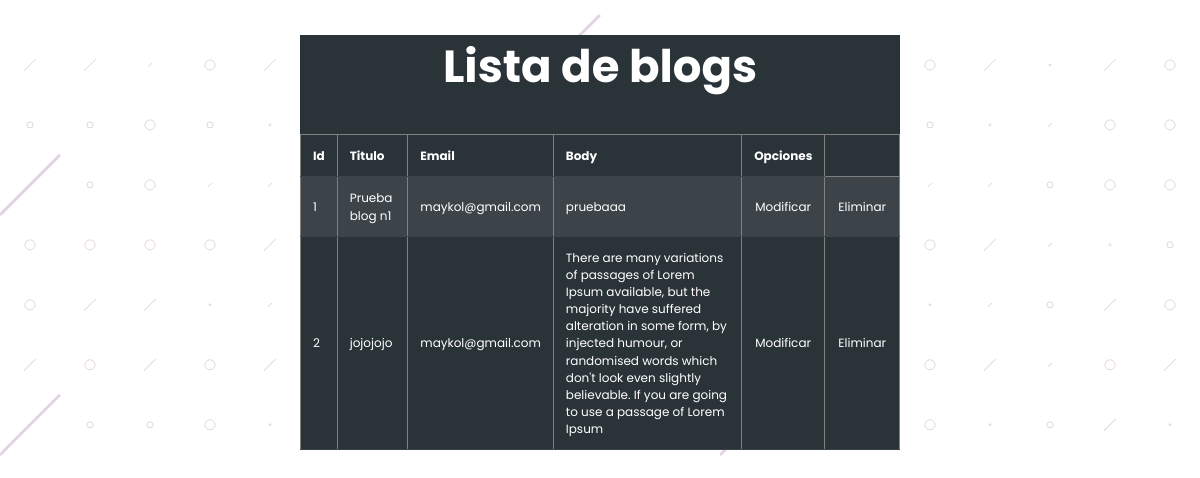
The app's page /listadoblogs/, older data.
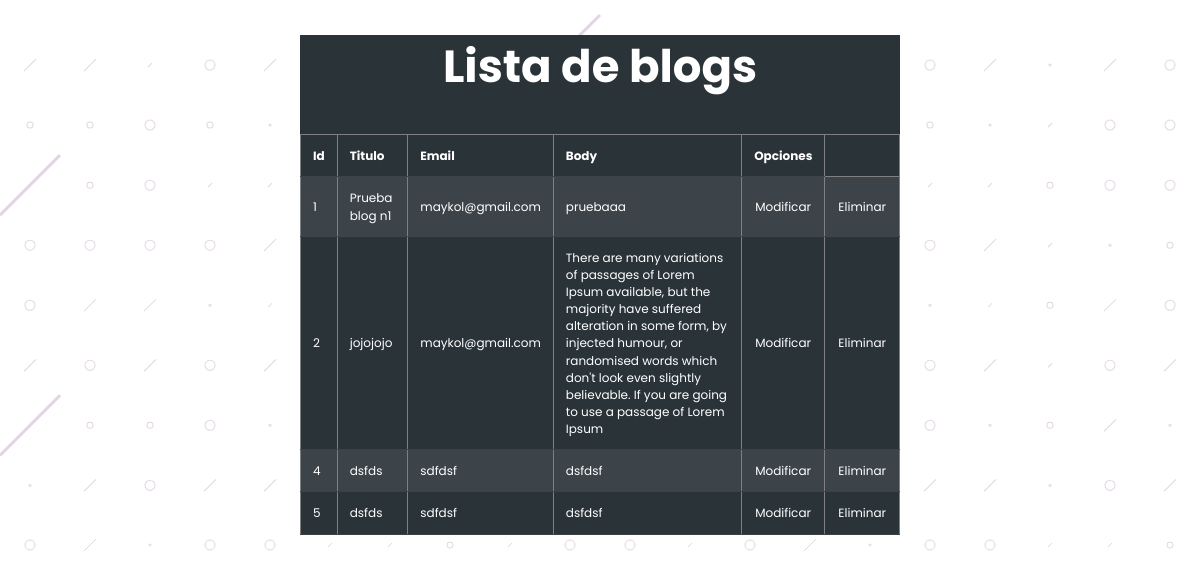
The same page, newer data.
### core/models.py (models this page shows, shortened)
class Blog(models.Model):
    idBlog = models.AutoField(primary_key=True, null=False, blank=False)
    name = models.CharField(max_length=20, null=False, blank=False)
    email = models.CharField(max_length=20, null=False, blank=False)
    body = models.CharField(max_length=500, null=False, blank=False)

### core/views.py (the view)
# urls.py: path('listadoblogs/', listadoblogs,name="listadoblogs"),
def listadoblogs(request):
    blogs = Blog.objects.all()
    datos = {
        'blogs':blogs
    }
    return render(request, 'core/listadoblogs.html',datos)

### core/context_processor.py (called while the page is built)
def total_carrito(request):
    total = 0
    if request.user.is_authenticated:
        if "carrito" in request.session.keys():
            for key, value in request.session["carrito"].items():
                total += int(value["acumulado"])
    return {"total_carrito": total}

### core/templates/core/listadoblogs.html (shortened to what this page needs)
{% load static %}
<!DOCTYPE html>
<html lang="en">
<head>
    <link rel="stylesheet" href="{% static 'core/css/style.css' %}" />
    <link rel="stylesheet" href="{% static 'core/css/mobile.css' %}"/>
    <link rel="stylesheet" href="{% static 'core/css/tablas.css' %}" />
    <link rel="stylesheet" href="https://maxcdn.bootstrapcdn.com/bootstrap/3.4.1/css/bootstrap.min.css" />
</head>
<body>
    <div class="datatable-container">
        <table border="1" class="datatable"><p>Lista de blogs</p>
            <tr>
                <th>Id</th>
                <th>Titulo</th>
                <th>Email</th>
                <th scope="col">Body</th>
                <th scope="col">Opciones</th>
            </tr>
            {% for blo in blogs %}
            <tr>
                <td>{{blo.idBlog}}</td>
                <td>{{blo.name}}</td>
                <td>{{blo.email}}</td>
                <td>{{blo.body}}</td>
                <td><a href="{% url 'modificar_blog' blo.idBlog %}">Modificar</a></td>
                <td><a href="{% url 'eliminar_blog' blo.idBlog %}">Eliminar</a></td>
            </tr>
            {% endfor %}
        </table>
    </div>
</body>
</html>

Row changes from the older to the newer data that the page shows:
added Blog: idBlog "4", name "dsfds", email "sdfdsf", body "dsfdsf"
added Blog: idBlog "5", name "dsfds", email "sdfdsf", body "dsfdsf"
